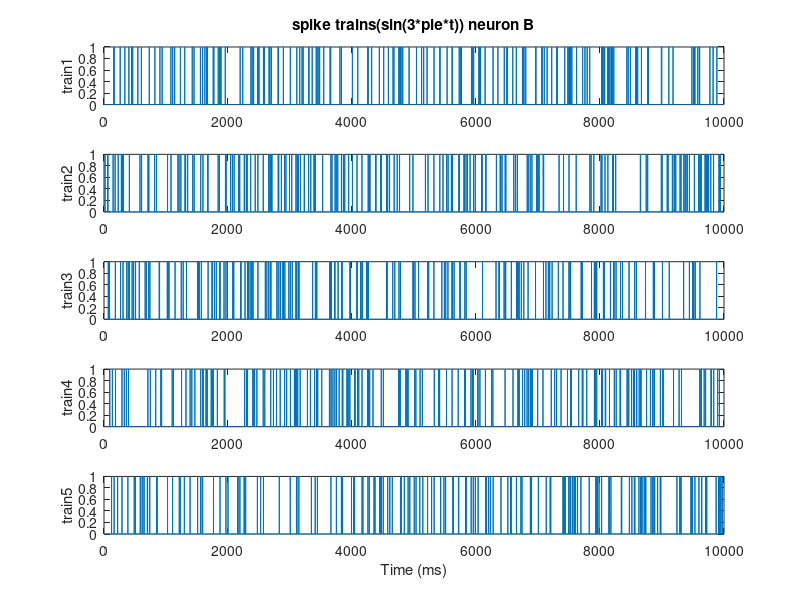

MATLAB code for this plot: (Note: this script raises an error after producing the figure.)
clear
%DEFINE INITIAL VALUES AND VECTORS TO HOLD RESULTS
r0 = 30;%Hz[30 10]
r_max = 50;%Hz[50 80]
angle_max = 180;%[180 45]
dt = 1/1000;% time step
t_end = 10;% duraiton of the time
nTrials = 5;% the number of the train
t_vect = 0:dt:t_end-dt;  %will hold vector of times 
angle_vect = zeros(1,length(t_vect));
fr_vect = zeros(1,length(t_vect));
spiketrain_vect = zeros(nTrials,length(t_vect));
nTrials_vect = 1:1:5;
Vt = rand(nTrials,length(t_vect));
for n = nTrials_vect
    i=1;% index denoting which element of angle is being assigned 
    for t = t_vect
        angle_vect(i)= sin((t*180)/3);% one trial 
        %angle_vect(i)= sin(3*180*t);% another trial
        fr_vect(i) =  r0+(r_max-r0)*cos(angle_vect(i)-angle_max);
        if ((fr_vect(i)*dt)>Vt(n,i))
            spiketrain_vect(n,i)=1;
        else
            spiketrain_vect(n,i)=0;
        end
        i = i+1;
    end

        
end
figure(1);
subplot(5,1,1);
%sin(pie*t/3)
%sin(3pie*t)
plot(spiketrain_vect(1,:));
title('spike trains(sin(3*pie*t)) neuron B');
ylabel('train1');

subplot(5,1,2);
plot(spiketrain_vect(2,:));
ylabel('train2');

subplot(5,1,3);
plot(spiketrain_vect(3,:));
ylabel('train3');

subplot(5,1,4);
plot(spiketrain_vect(4,:));
ylabel('train4');

subplot(5,1,5);

plot(spiketrain_vect(5,:));
xlabel('Time (ms)');
ylabel('train5');

Cn = zeros(1,11);%choose 11 different width
j = 1;
for n_bins = [10000 2000 1000 500 400 250 200 100 80 40 20 ] % the number of the bins
    durationS = 10;%the time of duration
    timeStepS = durationS/n_bins; %width
    count_vect = zeros(1,n_bins);
    n=1;
    count_vect(n) = sum(countSpikes(spiketrain_vect, 0.001, 0, timeStepS));
    for num = timeStepS:timeStepS:durationS-timeStepS
        count = countSpikes(spiketrain_vect, 0.001, timeStepS*n, timeStepS*(n+1));
        count_vect(n+1)=sum(count);
        n = n +1;
    end
    m = mean(count_vect);% compute the mean
    v= var(count_vect);% compute the variance
    Cn(j) = (2*m-v)/((5*timeStepS)^2);% compute the cost function
    j=j+1;
end
figure(2);
plot(Cn);
title('Cn (sin(pie*t/3) neuron B');
xlabel('range of the bin width');
ylabel('Cn');



function counts = countSpikes(spikes, timeStepS, startS, endS)

if (nargin < 4)
    endS = length(spikes) * timeStepS;
end
if (nargin < 3)
    startS = 0;
end
trains = size(spikes, 1);
counts = zeros(1, trains);
startBin = floor(startS / timeStepS) + 1;
endBin = floor(endS / timeStepS);

for train = 1:trains
    counts(train) = sum(spikes(train, startBin:endBin));
end
end













